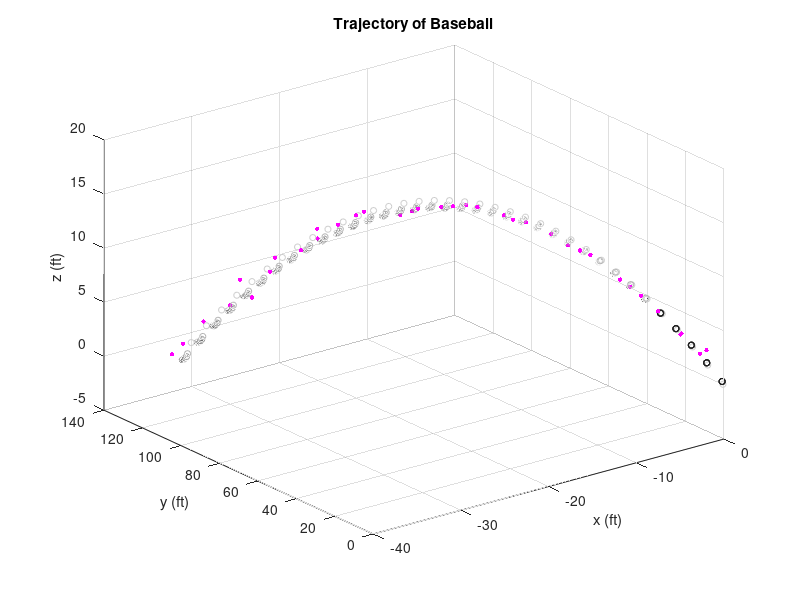

The MATLAB source for this figure:
clc; clear all; close all;

% Hyperparameters
n = 6; % number of params
k = 3; % number of obs per epoch
max_iter = 8;
g = 9.81; % m/s^2
dt = 0.1;
t_all = [0:dt:3.5];

% Measurement noise covariance
% 5 ft and 0.1 deg in m and rad
R = [(1.524)^2 0 0;
     0 (0.1*pi/180)^2 0;
     0 0 (0.1*pi/180)^2];

% Initial state
X_0 = [0.4921 0.4921 2.0013 -26.2467 114.3051 65.9941]'; % in ft and ft/s
X_0 = X_0/3.281; % converting to SI

% IF NO APRIORI COMMENT THIS OUT
P_bar = [1.2192^2 0 0 0 0 0;
          0 1.2192^2 0 0 0 0;
          0 0 1.2192^2 0 0 0;
          0 0 0 0.03048^2 0 0;
          0 0 0 0 0.03048^2 0;
          0 0 0 0 0 0.03048^2];
x_bar = [0; 0; 0; 0; 0; 0];

% Initial measurements
data = importdata('homerun_data_HW4.txt');
tspan = data(:, 1);
rho = data(:, 2)/3.281; % in m
alpha = data(:, 3)*pi/180; % in rad
beta = data(:, 4)*pi/180; % in rad

% Assembling Y_obs using read in data
Y_obs = [];
for i = 1:length(rho)
    Y_obs = vertcat(Y_obs, [rho(i) alpha(i) beta(i)]);
end
m = size(Y_obs, 1);

% Visualizing data
figure(1)
[x y z] = sph2cart(alpha, beta, rho)
scatter3(x, y, z, 10, 'm', 'filled')

% Run iterations
for i = 1:max_iter
    HtH = zeros(n, n);
    Hty = zeros(n, 1);
    
    % Loop over all observations
    % Compute the nominal trajectory and computed observations
    % Compute Normal equations
    for j=1:m
        Phi = [1 0 0 tspan(j) 0 0;
               0 1 0 0 tspan(j) 0;
               0 0 1 0 0 tspan(j);
               0 0 0 1 0 0;
               0 0 0 0 1 0;
               0 0 0 0 0 1];
        
        % Compute nominal trajectory
        B = [0; 0; -1/2*tspan(j)^2; 0; 0; -tspan(j)];
        X_nom = Phi * X_0 + B * g;
        
        X = X_nom(1);
        Y = X_nom(2);
        Z = X_nom(3);
        
        % Compute partials
        rho = sqrt(X^2 + Y^2 + Z^2);
        
        H_tilda = [X/rho Y/rho Z/rho 0 0 0;
                   (-Y/X^2)/(1 + (Y/X)^2) (1/X)/(1+(Y/X)^2) 0 0 0 0;
                   ((-X*Z)/(X^2 + Y^2)^(3/2))/(1+(Z^2)/(X^2 + Y^2)) ((-Y*Z)/(X^2 + Y^2)^(3/2))/(1 + (Z^2)/(X^2 + Y^2)) ((1)/(X^2 + Y^2)^(1/2))/(1 + (Z^2)/(X^2 + Y^2)) 0 0 0];
        
        % Generate observation deviation (i.e. observed - computed)
        rho = sqrt(X^2 + Y^2 + Z^2);
        alpha = atan2(Y, X);
        beta = atan2(Z, sqrt(X^2 + Y^2));
        
        Y_computed = [rho; alpha; beta];
        y = Y_obs(j,:)' - Y_computed;
        
        % Use STM to map partials back to initial coords
        H = H_tilda * Phi;
        
        % Compute rank-k update of normal equations for this observation
        HtH = HtH + H'*inv(R)*H;
        Hty = Hty + H'*inv(R)*y;
    end
    
    % Compute state deviation
    P = inv(HtH);
    
    % Uncomment line 1 if no apriori, uncomment line 2 if given apriori info
%     x_hat = P * Hty;
    x_hat = inv(HtH + inv(P_bar))*(Hty + inv(P_bar)*x_bar);
    
    % Add state deviation to get final estimate
    X_new = X_0 + x_hat
    
    % Use the new estimates as starting point for next iter
    X_0 = X_new;
    P_bar = inv(HtH + inv(P_bar));
    
    %Plot estimated trajectory for current iteration
    figure(1);
    hold on;
    for k=1:size(t_all, 2)
        X0 = X_0(1);
        Y0 = X_0(2);
        Z0 = X_0(3);
        Vx0 = X_0(4);
        Vy0 = X_0(5);
        Vz0 = X_0(6);
        X = X0 + Vx0 * t_all(k);
        Y = Y0 + Vy0 * t_all(k);
        Z = Z0 + Vz0 * t_all(k) - (1/2)*g*t_all(k)^2;
        scatter3(X, Y, Z, 20, [.9-.8*(i/max_iter) .9-.8*(i/max_iter) .9-.8*(i/max_iter)])
    end
end

xlabel('x (ft)')
ylabel('y (ft)')
zlabel('z (ft)')
title('Trajectory of Baseball')